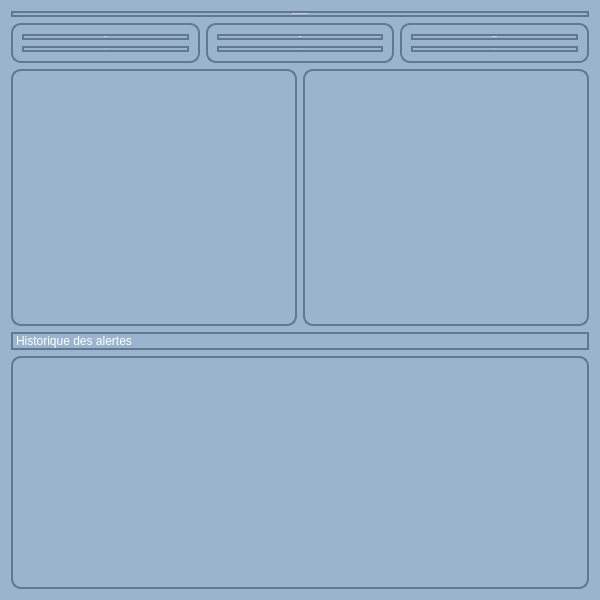
<?xml version="1.0" encoding="UTF-8"?>
<ui version="4.0">
 <class>ControlDialog</class>
 <widget class="QDialog" name="ControlDialog">
  <property name="geometry">
   <rect>
    <x>0</x>
    <y>0</y>
    <width>600</width>
    <height>600</height>
   </rect>
  </property>
  <property name="windowTitle">
   <string>Contrôle de l'état du restaurant</string>
  </property>
  <property name="styleSheet">
   <string notr="true">/* Background principal */
QWidget {
    background-color: #e5e7e6;
    color: #e5e7e6;
}

/* Boutons */
QPushButton {
    selection-color: red;
    border-radius: 10px;
    padding: 10px;
    color: white;
    font: bold 14px &quot;Segoe UI&quot;;
    background-color: #e5e7e6;
    border: 2px solid #ffffff;
}

QPushButton:hover {
    background-color: #DAAB3A;  
    border-color: #607890;
}

QPushButton:pressed {
    background-color: #DAAB3A; 
}

/* Labels */
QLabel {
    font: bold 16px &quot;Segoe UI&quot;;
    color: #ffffff;
    background-color: transparent;
    text-align: center;
}

/* Frames */
QFrame {
    background-color: #9ab4ce;
    border: 2px solid #607890;
    border-radius: 10px;
}

/* Progress Bars */
QProgressBar {
    border: 2px solid #607890;
    border-radius: 5px;
    background: #2e2e3e;
    text-align: center;
    color: white;
    font: bold 12px &quot;Segoe UI&quot;;
}

QProgressBar::chunk {
    background-color: #7366ff;
    border-radius: 5px;
}

/* Text Browsers */
QTextBrowser {
    border: 2px solid #607890;
    border-radius: 10px;
    background-color: #9ab4ce;
    color: white;
    font: 12px &quot;Segoe UI&quot;;
    padding: 10px;
}

/* Table Views */
QTableView {
    border: 2px solid #607890;
    border-radius: 10px;
    background-color: #9ab4ce;
    color: white;
    font: 12px &quot;Segoe UI&quot;;
    padding: 10px;
}

QTableView::item {
    padding: 5px;
}

QTableView::item:selected {
    background-color: #9ab4ce;
    color: white;
}

/* List Widgets */
QListWidget {
    border: 2px solid #9ab4ce;
    border-radius: 10px;
    background-color: #2e2e3e;
    color: white;
    font: 12px &quot;Segoe UI&quot;;
    padding: 10px;
}

QListWidget::item {
    padding: 5px;
}

QListWidget::item:selected {
    background-color: #7366ff;
    color: white;
}

/* Dialogs */
QDialog {
    background-color: #9ab4ce;
    color: #ffffff;
    border-radius: 10px;
}

/* Scroll Bars */
QScrollBar:vertical {
    background: #2e2e3e;
    width: 12px;
    margin: 0px 0px 0px 0px;
}

QScrollBar::handle:vertical {
    background: #7366ff;
    min-height: 20px;
    border-radius: 5px;
}

QScrollBar::add-line:vertical, QScrollBar::sub-line:vertical {
    height: 0px;
}

QScrollBar:horizontal {
    background: #2e2e3e;
    height: 12px;
    margin: 0px 0px 0px 0px;
}

QScrollBar::handle:horizontal {
    background: #7366ff;
    min-width: 20px;
    border-radius: 5px;
}

QScrollBar::add-line:horizontal, QScrollBar::sub-line:horizontal {
    width: 0px;
}
</string>
  </property>
  <layout class="QVBoxLayout" name="verticalLayout">
   <item>
    <widget class="QLabel" name="titleLabel">
     <property name="font">
      <font>
       <family>Segoe UI</family>
       <pointsize>-1</pointsize>
       <italic>false</italic>
       <bold>true</bold>
      </font>
     </property>
     <property name="text">
      <string>État des ressources et des clients</string>
     </property>
     <property name="alignment">
      <set>Qt::AlignmentFlag::AlignCenter</set>
     </property>
    </widget>
   </item>
   <item>
    <layout class="QHBoxLayout" name="dashboardLayout">
     <item>
      <widget class="QFrame" name="clientsCard">
       <property name="frameShape">
        <enum>QFrame::Shape::StyledPanel</enum>
       </property>
       <property name="frameShadow">
        <enum>QFrame::Shadow::Raised</enum>
       </property>
       <layout class="QVBoxLayout" name="clientsCardLayout">
        <item>
         <widget class="QLabel" name="clientsCardTitle">
          <property name="font">
           <font>
            <family>Segoe UI</family>
            <pointsize>-1</pointsize>
            <italic>false</italic>
            <bold>true</bold>
           </font>
          </property>
          <property name="text">
           <string>Clients</string>
          </property>
          <property name="alignment">
           <set>Qt::AlignmentFlag::AlignCenter</set>
          </property>
         </widget>
        </item>
        <item>
         <widget class="QLabel" name="clientsCardValue">
          <property name="font">
           <font>
            <family>Segoe UI</family>
            <pointsize>-1</pointsize>
            <italic>false</italic>
            <bold>true</bold>
           </font>
          </property>
          <property name="text">
           <string>0</string>
          </property>
          <property name="alignment">
           <set>Qt::AlignmentFlag::AlignCenter</set>
          </property>
         </widget>
        </item>
       </layout>
      </widget>
     </item>
     <item>
      <widget class="QFrame" name="tablesCard">
       <property name="frameShape">
        <enum>QFrame::Shape::StyledPanel</enum>
       </property>
       <property name="frameShadow">
        <enum>QFrame::Shadow::Raised</enum>
       </property>
       <layout class="QVBoxLayout" name="tablesCardLayout">
        <item>
         <widget class="QLabel" name="tablesCardTitle">
          <property name="font">
           <font>
            <family>Segoe UI</family>
            <pointsize>-1</pointsize>
            <italic>false</italic>
            <bold>true</bold>
           </font>
          </property>
          <property name="text">
           <string>Tables</string>
          </property>
          <property name="alignment">
           <set>Qt::AlignmentFlag::AlignCenter</set>
          </property>
         </widget>
        </item>
        <item>
         <widget class="QLabel" name="tablesCardValue">
          <property name="font">
           <font>
            <family>Segoe UI</family>
            <pointsize>-1</pointsize>
            <italic>false</italic>
            <bold>true</bold>
           </font>
          </property>
          <property name="text">
           <string>0</string>
          </property>
          <property name="alignment">
           <set>Qt::AlignmentFlag::AlignCenter</set>
          </property>
         </widget>
        </item>
       </layout>
      </widget>
     </item>
     <item>
      <widget class="QFrame" name="staffCard">
       <property name="frameShape">
        <enum>QFrame::Shape::StyledPanel</enum>
       </property>
       <property name="frameShadow">
        <enum>QFrame::Shadow::Raised</enum>
       </property>
       <layout class="QVBoxLayout" name="staffCardLayout">
        <item>
         <widget class="QLabel" name="staffCardTitle">
          <property name="font">
           <font>
            <family>Segoe UI</family>
            <pointsize>-1</pointsize>
            <italic>false</italic>
            <bold>true</bold>
           </font>
          </property>
          <property name="text">
           <string>Personnel</string>
          </property>
          <property name="alignment">
           <set>Qt::AlignmentFlag::AlignCenter</set>
          </property>
         </widget>
        </item>
        <item>
         <widget class="QLabel" name="staffCardValue">
          <property name="font">
           <font>
            <family>Segoe UI</family>
            <pointsize>-1</pointsize>
            <italic>false</italic>
            <bold>true</bold>
           </font>
          </property>
          <property name="text">
           <string>0</string>
          </property>
          <property name="alignment">
           <set>Qt::AlignmentFlag::AlignCenter</set>
          </property>
         </widget>
        </item>
       </layout>
      </widget>
     </item>
    </layout>
   </item>
   <item>
    <layout class="QHBoxLayout" name="statusLayout">
     <item>
      <widget class="QTableView" name="clientsTableView">
       <property name="toolTip">
        <string>Liste des clients et leur état</string>
       </property>
      </widget>
     </item>
     <item>
      <widget class="QTableView" name="tablesTableView">
       <property name="toolTip">
        <string>Liste des tables et leur occupation</string>
       </property>
      </widget>
     </item>
    </layout>
   </item>
   <item>
    <layout class="QVBoxLayout" name="ingredientsLayout">
     <item>
      <widget class="QLabel" name="progressLabel">
       <property name="text">
        <string>Historique des alertes</string>
       </property>
      </widget>
     </item>
     <item>
      <widget class="QTableView" name="alertsListWidget">
       <property name="toolTip">
        <string>Liste des ingrédients disponibles</string>
       </property>
      </widget>
     </item>
    </layout>
   </item>
   <item>
    <layout class="QVBoxLayout" name="alertsLayout"/>
   </item>
  </layout>
 </widget>
 <resources/>
 <connections/>
</ui>
